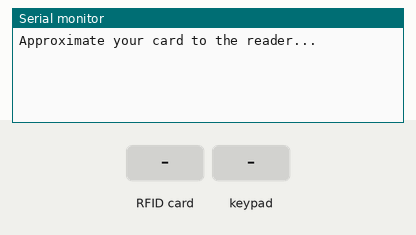
Bench run of a sketch on a simulated Arduino Uno, built with avr-gcc and run on an emulated ATmega328P. Parts: the last lines printed to the serial monitor. The test bench sets the inputs (shaded band).

Above: at 1.2 s.
1.3 s: RFID card 30 13 D2 7E held to the reader
At 2.4 s:
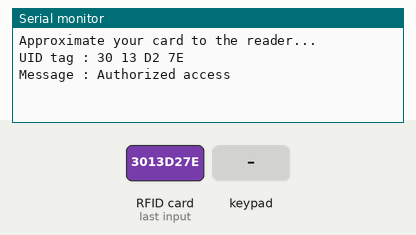
2.8 s: key '*' pressed
At 4.7 s:
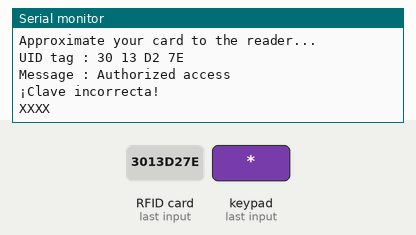
5.8 s: keypad keys 1 9 9 3 # pressed 0.4 s apart
At 8.6 s:
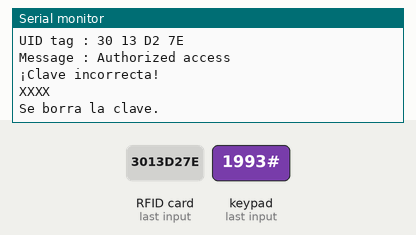
9.3 s: keypad keys 1 9 9 3 * pressed 0.4 s apart
At 12.0 s:
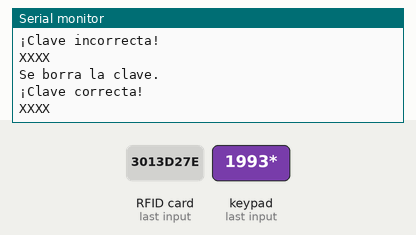
12.8 s: RFID card E0 DD 5F 7E held to the reader
At 13.8 s:
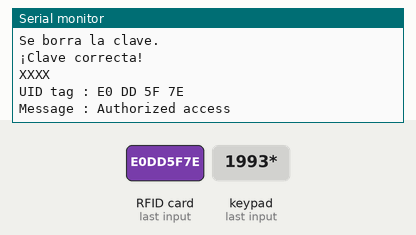

The sketch:

sdcsd.ino
```cpp
#include <Keypad.h>
#include <SPI.h>
#include <MFRC522.h>

#define SS_PIN 10
#define RST_PIN 9

const char CLAVE[4] = {'1','9','9','3'};
char INTENTO[4] = {'X', 'X', 'X', 'X'};
int pos = 0;
int maxIntentos = 3;
int nIntentos = 0;

const byte ROWS = 4; //four rows
const byte COLS = 4; //four columns
//define the cymbols on the buttons of the keypads
char hexaKeys[ROWS][COLS] = {
  {'1','2','3','A'},
  {'4','5','6','B'},
  {'7','8','9','C'},
  {'*','0','#','D'}
};
byte rowPins[ROWS] = {8, 7, 6, 5}; //connect to the row pinouts of the keypad
byte colPins[COLS] = {4, 3, 2, 0}; //connect to the column pinouts of the keypad
bool autorizado = false;

MFRC522 mfrc522(SS_PIN, RST_PIN);   // Create MFRC522 instance.
Keypad customKeypad = Keypad( makeKeymap(hexaKeys), rowPins, colPins, ROWS, COLS); //initialize an instance of class NewKeypad

void setup(){
  Serial.begin(9600);   // Initiate a serial communication
  SPI.begin();      // Initiate  SPI bus
  mfrc522.PCD_Init();   // Initiate MFRC522
  Serial.println("Approximate your card to the reader...");
  Serial.println();

}

void borraClave(){
  for(int i = 0; i < 4; i++){
     INTENTO[i] = 'X';
  }
}

void loop()
{
    // Solo entra a comprobar la password si se ha reconocido un RFID valido
    if (autorizado){
    char customKey = customKeypad.getKey();

    if (customKey){

      if(customKey == '#'){
           Serial.println("Se borra la clave.");
           borraClave();
      }
      else if(customKey == '*'){

          int correcto = 1;
          for(int i = 0; i < 4; i++){
            if(INTENTO[i] != CLAVE[i]){
              correcto = 0;
            }
          }

          if (correcto){
              Serial.println("¡Clave correcta!");
              autorizado = false;
              nIntentos = 0;
              borraClave();
              //Hacer cosas de abrir cajas
          }else{
              Serial.println("¡Clave incorrecta!");
              // Si falla muchas veces o timer quitar la autorizacion a RFID
              nIntentos++;
              borraClave();
              if (nIntentos == maxIntentos){
                // mandar aviso de que ha superado intentos
                Serial.println("Has superado el numero de intentos permitido :(");
                nIntentos = 0;
                autorizado = false;
              }
          }

          for(int i = 0; i < 4; i++){
                  Serial.print(INTENTO[i]);
          }
          Serial.println();


      }else{
          INTENTO[pos] = customKey;
          pos = (pos + 1)% 4;
      }
      delay(100);
    }

  }else{
    // Look for new cards
    if ( ! mfrc522.PICC_IsNewCardPresent()){
      return;
    }
    // Select one of the cards
    if ( ! mfrc522.PICC_ReadCardSerial()){
      return;
    }
    //Show UID on serial monitor
    Serial.print("UID tag :");
    String content= "";
    byte letter;
    for (byte i = 0; i < mfrc522.uid.size; i++){
       Serial.print(mfrc522.uid.uidByte[i] < 0x10 ? " 0" : " ");
       Serial.print(mfrc522.uid.uidByte[i], HEX);
       content.concat(String(mfrc522.uid.uidByte[i] < 0x10 ? " 0" : " "));
       content.concat(String(mfrc522.uid.uidByte[i], HEX));
    }
    Serial.println();
    Serial.print("Message : ");
    content.toUpperCase();

    if (content.substring(1) == "30 13 D2 7E" || content.substring(1) == "E0 DD 5F 7E"){
      Serial.println("Authorized access");
      Serial.println();
      autorizado = true;
      delay(3000);
    }

   else{
      Serial.println(" Access denied");
      autorizado = false;
      delay(3000);
    }
  }


}
```

Measured:
- after the input at 1.3 s, the serial monitor: prints a new line at once (image 1)
- after the input at 2.8 s, the serial monitor: prints a new line after 1.5 s (image 2)
- after the input at 5.8 s, the serial monitor: prints a new line after 1.6 s (image 3)
- after the input at 9.3 s, the serial monitor: prints a new line after 1.6 s (image 4)
- after the input at 12.8 s, the serial monitor: prints a new line at once (image 5)
